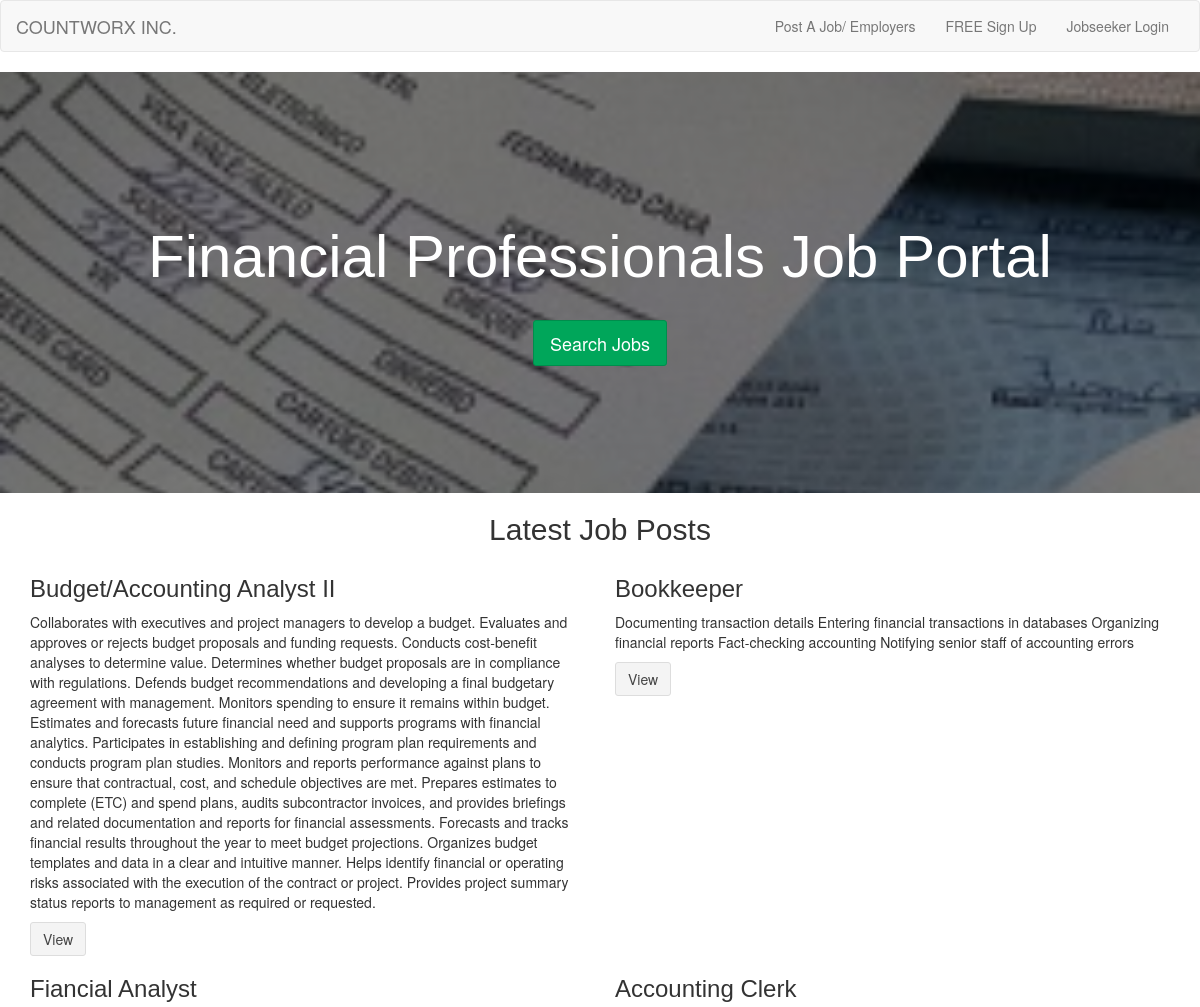
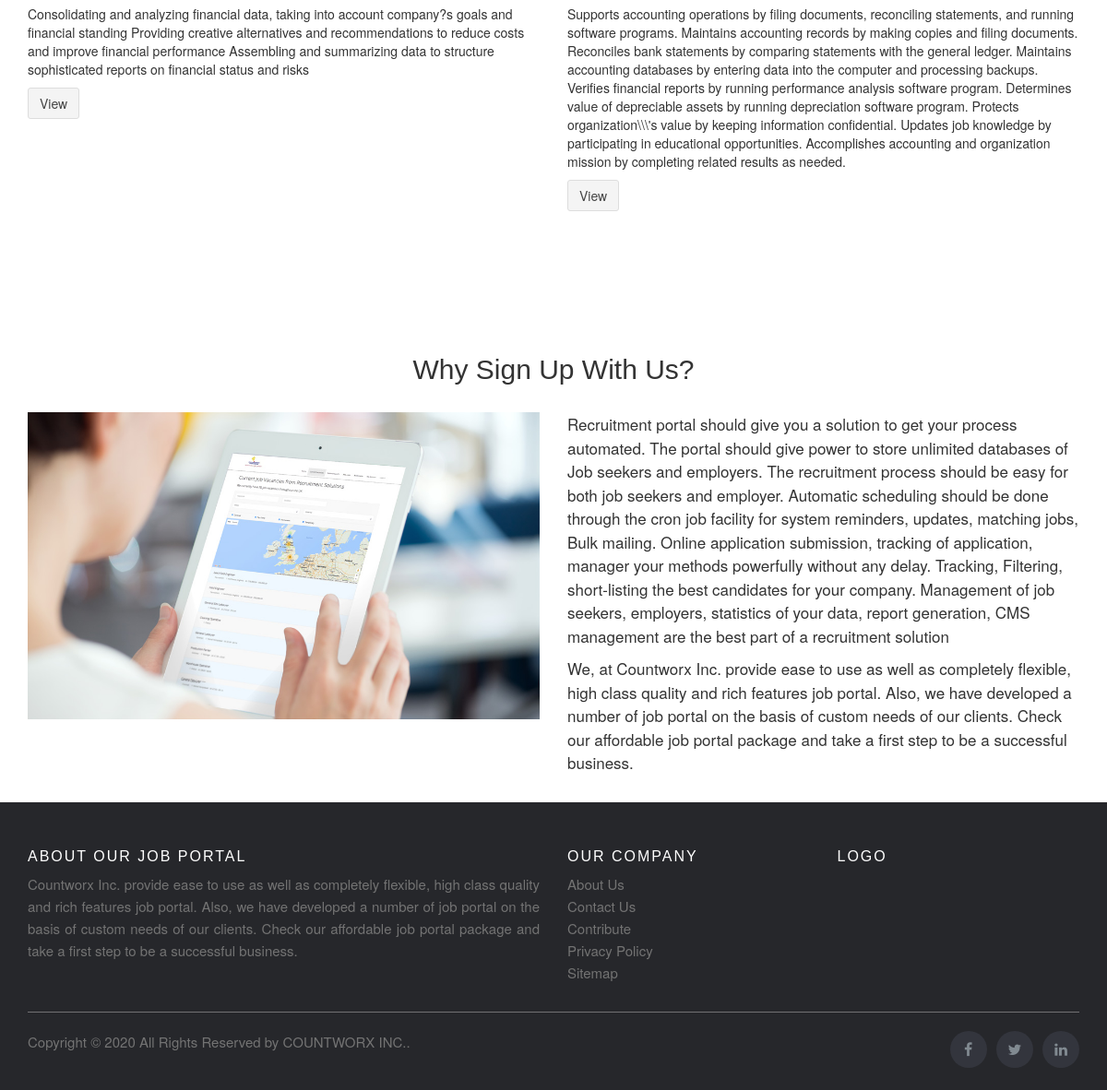
The app's page /jobPortal/index.php with its own data (2 pictures, top to bottom).
### tables this page shows
CREATE TABLE `job_post` (
  `id_jobpost` int(11) NOT NULL AUTO_INCREMENT,
  `id_company` int(11) NOT NULL,
  `jobtitle` varchar(255) NOT NULL,
  `description` text NOT NULL,
  `jobstatus` varchar(35) DEFAULT NULL,
  `minimumsalary` varchar(255) NOT NULL,
  `maximumsalary` varchar(255) NOT NULL,
  `experience` varchar(255) NOT NULL,
  `qualification` varchar(255) NOT NULL,
  `createdat` timestamp NOT NULL DEFAULT CURRENT_TIMESTAMP,
  `job_industry` varchar(100) DEFAULT NULL,
  `work_arrangement` varchar(45) DEFAULT NULL,
  `job_location` varchar(220) DEFAULT NULL,
  `comp_logo` varchar(45) DEFAULT NULL,
  PRIMARY KEY (`id_jobpost`)
);

### jobPortal/index.php (the view, shortened to what this page needs)
<?php
  require_once("db.php");
?>
<!DOCTYPE html>
<html lang="en">
  <head>
    <link rel="stylesheet" href="https://cdnjs.cloudflare.com/ajax/libs/font-awesome/4.7.0/css/font-awesome.min.css">
    <link rel="stylesheet" href="https://maxcdn.bootstrapcdn.com/bootstrap/3.3.7/css/bootstrap.min.css">
    <link rel="stylesheet" href="css/AdminLTE.min.css">
    <link rel="stylesheet" href="css/_all-skins.min.css">
    <link rel="stylesheet" href="css/custom.css">
  </head>
  <body>
    <header>
      <nav class="navbar navbar-default">
        <div class="container-fluid">
          <div class="navbar-header">
            <a class="navbar-brand" href="index.php">COUNTWORX INC.</a>
          </div>
          <div class="collapse navbar-collapse" id="bs-example-navbar-collapse-1">
            <ul class="nav navbar-nav navbar-right">
            <?php
            if(isset($_SESSION['id_user']) && empty($_SESSION['companyLogged'])) {
              ?>
              <li><a href="user/dashboard.php">Dashboard</a></li>
              <li><a href="logout.php">Logout</a></li>
            <?php
              } else if(isset($_SESSION['id_user']) && isset($_SESSION['companyLogged'])) {
              ?>
              <li><a href="company/dashboard.php">Dashboard</a></li>
              <li><a href="logout.php">Logout</a></li>
              <?php }  else {
            ?>
	      <li><a href="company.php">Post A Job/ Employers</a></li>
              <li><a href="register.php">FREE Sign Up</a></li>
              <li><a href="login.php">Jobseeker Login</a></li>
            <?php } ?>
            </ul>
          </div>
        </div>
      </nav>
    </header>
  <section>
  <div class="content-wrapper" style="margin-left: 0px;">
      <section class="content-header bg-main">
        <div class="container">
            <div class="row">
              <div class="col-md-12 text-center index-head">
              <h1>Financial Professionals Job Portal</h1>
              <p><a class="btn btn-success btn-lg" href="search.php" role="button">Search Jobs</a></p>
              </div>
            </div>
        </div>
        </section>
    </div>
    </section>
    <section>
      <div class="container">
        <div class="row">
          <h2 class="text-center">Latest Job Posts</h2>
          <?php
          $sql = "SELECT * FROM job_post Order By Rand() Limit 4";
          $result = $conn->query($sql);
          if($result->num_rows > 0) {
            while($row = $result->fetch_assoc())
            {
             ?>
            <div class="col-md-6 fixHeight">
              <h3><?php echo $row['jobtitle']; ?></h3>
              <p><?php echo $row['description']; ?></p>
              <button class="btn btn-default">View</button>
            </div>
          <?php
            }
          }
          ?>
        </div>
      </div>
    </section>
    <section id="about" class="content-header">
      <div class="container">
        <div class="row">
          <div class="col-md-12 text-center latest-job margin-bottom-20">
            <h2>Why Sign Up With Us?</h2>
          </div>
        </div>
        <div class="row">
          <div class="col-md-6">
            <img src="img/browse.jpg" class="img-responsive">
          </div>
          <div class="col-md-6 about-text margin-bottom-20">
            <p>Recruitment portal should give you a solution to get your process automated.
                The portal should give power to store unlimited databases of Job seekers and employers.
                The recruitment process should be easy for both job seekers and employer.
                Automatic scheduling should be done through the cron job facility for system reminders, updates, matching jobs, Bulk mailing.
                Online application submission, tracking of application, manager your methods powerfully without any delay.
                Tracking, Filtering, short-listing the best candidates for your company.
                Management of job seekers, employers, statistics of your data, report generation, CMS management are the best part of a recruitment solution</p>
            <p>We, at Countworx Inc.  provide ease to use as well as completely flexible, high class quality and rich features job portal. Also, we have developed a number of job portal on the basis of custom needs of our clients. Check our affordable job portal package and take a first step to be a successful business.</p>
          </div>
        </div>
      </div>
    </section>
<section>
<div id="footer">
 <footer class="site-footer">
      <div class="container">
        <div class="row">
          <div class="col-sm-12 col-md-6">
            <h6>About Our Job Portal</h6>
            <p class="text-justify">Countworx Inc. provide ease to use as well as completely flexible, high class quality and rich features job portal. Also, we have developed a number of job portal on the basis of custom needs of our clients. Check our affordable job portal package and take a first step to be a successful business.</p>
          </div>
          <div class="col-xs-6 col-md-3">
            <h6>Our Company</h6>
            <ul class="footer-links">
              <li><a href="#">About Us</a></li>
              <li><a href="#">Contact Us</a></li>
              <li><a href="#">Contribute</a></li>
              <li><a href="#">Privacy Policy</a></li>
              <li><a href="#">Sitemap</a></li>
            </ul>
          </div>
          <div class="col-xs-6 col-md-3">
            <h6>Logo</h6>
          </div>
        </div>
        <hr>
      </div>
      <div class="container">
        <div class="row">
          <div class="col-md-8 col-sm-6 col-xs-12">
            <p class="copyright-text">Copyright &copy; 2020 All Rights Reserved by
         <a href="#">COUNTWORX INC.</a>.
            </p>
          </div>
          <div class="col-md-4 col-sm-6 col-xs-12">
            <ul class="social-icons">
              <li><a class="facebook" href="#"><i class="fa fa-facebook"></i></a></li>
              <li><a class="twitter" href="#"><i class="fa fa-twitter"></i></a></li>
              <li><a class="linkedin" href="#"><i class="fa fa-linkedin"></i></a></li>
            </ul>
          </div>
        </div>
      </div>
</footer>
  </body>
</html>

### jobPortal/css/custom.css (style rules this page uses)
.bg-main { background: linear-gradient(0deg,rgba(0,0,0,0.5),rgba(0,0,0,0.5)), url(../img/main-banner.jpg) no-repeat center center fixed !important; -webkit-background-size: cover; -moz-background-size: cover; -o-background-size: cover; background-size: cover !important; overflow: hidden; }
.index-head { padding: 10%; color: #fff; line-height: 80%; }
.index-head > h1 { font-size: 60px; }
.index-head > p { font-size: 32px; }
.index-head > p > a { margin-top: 20px; }
.latest-job { line-height: 150%; }
.about-text > p { font-size: 17px; line-height: 150%; }
.margin-bottom-20 { margin-bottom: 20px; }
.site-footer { background-color:#26272b; padding:45px 0 20px; font-size:15px; line-height:24px; color:#737373; }
.site-footer hr { border-top-color:#bbb; opacity:0.5 }
.site-footer h6 { color:#fff; font-size:16px; text-transform:uppercase; margin-top:5px; letter-spacing:2px }
.site-footer a { color:#737373; }
.footer-links { padding-left:0; list-style:none }
.footer-links li { display:block }
.footer-links a { color:#737373 }
.site-footer .social-icons { text-align:right }
.site-footer .social-icons a { width:40px; height:40px; line-height:40px; margin-left:6px; margin-right:0; border-radius:100%; background-color:#33353d }
.copyright-text { margin:0 }
.social-icons { padding-left:0; margin-bottom:0; list-style:none }
.social-icons li { display:inline-block; margin-bottom:4px }
.social-icons a { background-color:#eceeef; color:#818a91; font-size:16px; display:inline-block; line-height:44px; width:44px; height:44px; text-align:center; margin-right:8px; border-radius:100%; -webkit-transition:all .2s linear; -o-transition:all .2s linear; transition:all .2s linear }

### records on screen
job_post: jobtitle "Budget/Accounting Analyst II", description "Collaborates with executives and project managers to develop a budget. Evaluates and approves or rejects budget proposals and funding requests. Conducts cost-benefit analyses to determine value. Determines whether budget proposals are in compliance with regulations. Defends budget recommendations and developing a final budgetary agreement with management. Monitors spending to ensure it remains within budget. Estimates and forecasts future financial need and supports programs with financial analytics. Participates in establishing and defining program plan requirements and conducts program plan studies. Monitors and reports performance against plans to ensure that contractual, cost, and…"
job_post: jobtitle "Bookkeeper", description "Documenting transaction details Entering financial transactions in databases Organizing financial reports Fact-checking accounting Notifying senior staff of accounting errors"
job_post: jobtitle "Fiancial Analyst", description "Consolidating and analyzing financial data, taking into account company?s goals and financial standing Providing creative alternatives and recommendations to reduce costs and improve financial performance Assembling and summarizing data to structure sophisticated reports on financial status and risks"
job_post: jobtitle "Accounting Clerk", description "Supports accounting operations by filing documents, reconciling statements, and running software programs. Maintains accounting records by making copies and filing documents. Reconciles bank statements by comparing statements with the general ledger. Maintains accounting databases by entering data into the computer and processing backups. Verifies financial reports by running performance analysis software program. Determines value of depreciable assets by running depreciation software program. Protects organization\\\\\\'s value by keeping information confidential. Updates job knowledge by participating in educational opportunities. Accomplishes accounting and organization mission by…"
